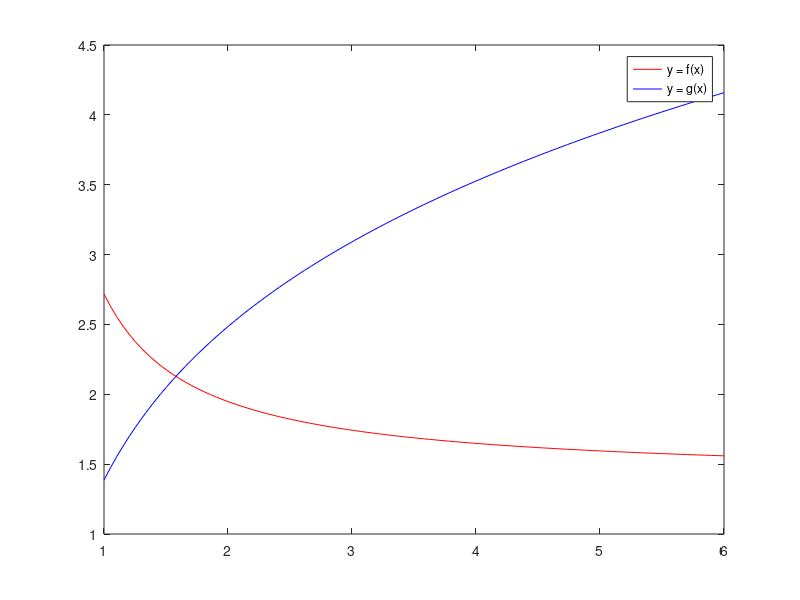

MATLAB code to generate this figure:
%% Ejercicio 12 

%% a)
 ya = @(x) sin(1./x.^2);
xa = linspace (0.1,0.2,300);
plot(xa,ya(xa),'k',"LineWidth",2)
title ('grafica del seno')
xlabel ('eje x')
ylabel ('eje y')
shg

%% b)
yb = @(x) log((x.^2)./(x.^2 + 1));
xb = linspace (-1,1);
plot(xb,yb(xb),'y')
title ('grafica del logaritmo')
xlabel('eje x')
ylabel('eje y')
shg

%% Ejercicio 13

f = @(x) exp((x+2)./(3.*x));
g = @(x) log(x.^2 + 5.*x -2);
x = linspace (1,6);
plot (x,f(x),'r',x,g(x),'b');
legend ('y = f(x)','y = g(x)')
shg
